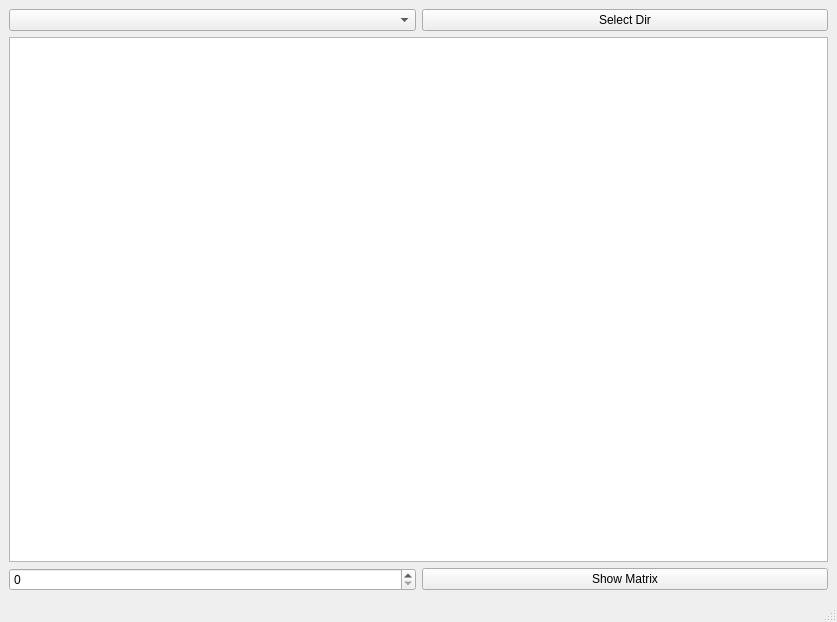
<?xml version="1.0" encoding="UTF-8"?>
<ui version="4.0">
 <class>MainWindow</class>
 <widget class="QMainWindow" name="MainWindow">
  <property name="geometry">
   <rect>
    <x>0</x>
    <y>0</y>
    <width>837</width>
    <height>622</height>
   </rect>
  </property>
  <property name="windowTitle">
   <string>MainWindow</string>
  </property>
  <widget class="QWidget" name="centralwidget">
   <layout class="QVBoxLayout" name="verticalLayout">
    <item>
     <layout class="QHBoxLayout" name="horizontalLayout_2">
      <item>
       <widget class="QComboBox" name="comboBox"/>
      </item>
      <item>
       <widget class="QPushButton" name="pushButton_2">
        <property name="text">
         <string>Select Dir</string>
        </property>
       </widget>
      </item>
     </layout>
    </item>
    <item>
     <widget class="QListWidget" name="listWidget"/>
    </item>
    <item>
     <layout class="QHBoxLayout" name="horizontalLayout">
      <item>
       <widget class="QSpinBox" name="spinBox"/>
      </item>
      <item>
       <widget class="QPushButton" name="pushButton">
        <property name="text">
         <string>Show Matrix</string>
        </property>
       </widget>
      </item>
     </layout>
    </item>
   </layout>
  </widget>
  <widget class="QMenuBar" name="menubar">
   <property name="geometry">
    <rect>
     <x>0</x>
     <y>0</y>
     <width>837</width>
     <height>26</height>
    </rect>
   </property>
  </widget>
  <widget class="QStatusBar" name="statusbar"/>
 </widget>
 <resources/>
 <connections/>
</ui>
